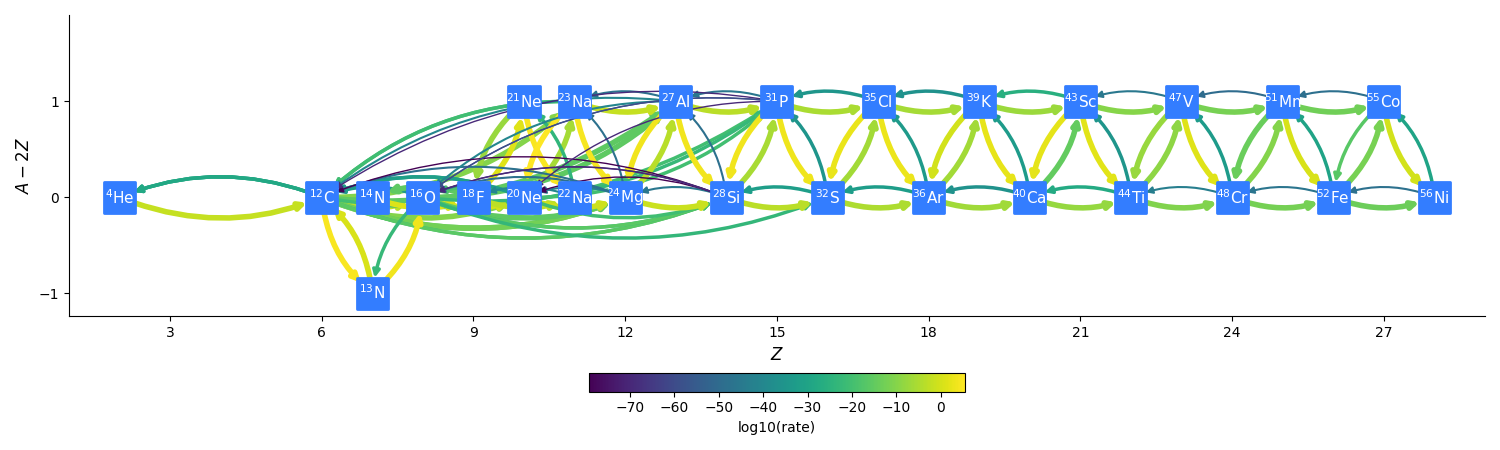

Source code (Python):
# a network for He/C burning that includes rates that
# bypass the C12(a,g)O16 rate.  This does not make (a,p)(p,g)
# approximations.

import pynucastro as pyna
from pynucastro.networks import AmrexAstroCxxNetwork

def get_library():

    reaclib_lib = pyna.ReacLibLibrary()

    all_reactants = ["p",
                     "he4", "c12", "o16", "ne20", "mg24", "si28", "s32",
                     "ar36", "ca40", "ti44", "cr48", "fe52", "ni56",
                     "al27", "p31", "cl35", "k39", "sc43", "v47", "mn51", "co55",
                     "n13", "n14", "f18", "ne21", "na22", "na23"]

    subch = reaclib_lib.linking_nuclei(all_reactants)

    # in this list, we have the reactants, the actual reactants,
    # and modified products that we will use instead
    other_rates = [("c12(c12,n)mg23", "mg24"),
                   ("o16(o16,n)s31", "s32"),
                   ("o16(c12,n)si27", "si28")]

    for r, mp in other_rates:
        _r = reaclib_lib.get_rate_by_name(r)
        _r.modify_products(mp)
        subch += pyna.Library(rates=[_r])

    return subch

def doit():

    subch = get_library()

    rc = pyna.RateCollection(libraries=[subch])

    print(f"number of nuclei: {len(rc.unique_nuclei)}")
    print(f"number of rates: {len(rc.rates)}")

    comp = pyna.Composition(rc.get_nuclei())
    comp.set_all(0.1)
    comp.set_nuc("he4", 0.95)
    comp.normalize()

    rho = 1.e6
    T = 1.e9

    rc.plot(rho, T, comp, outfile="subch_full.png",
            rotated=True, hide_xalpha=True, curved_edges=True,
            size=(1500, 450),
            node_size=500, node_font_size=11, node_color="#337dff", node_shape="s",
            Z_range=(1,29))

    # these are the rates that we are going to allow to be optionally
    # zeroed
    r1 = subch.get_rate_by_name("c12(p,g)n13")
    r2 = subch.get_rate_by_name("n13(a,p)o16")

    net = AmrexAstroCxxNetwork(libraries=[subch], symmetric_screening=True, disable_rate_params=[r1, r2])
    net.write_network()


if __name__ == "__main__":
    doit()
